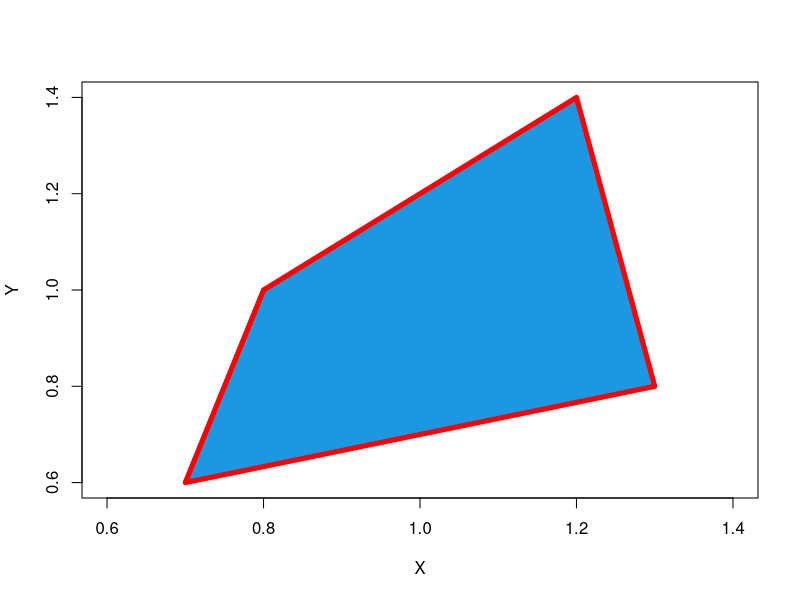
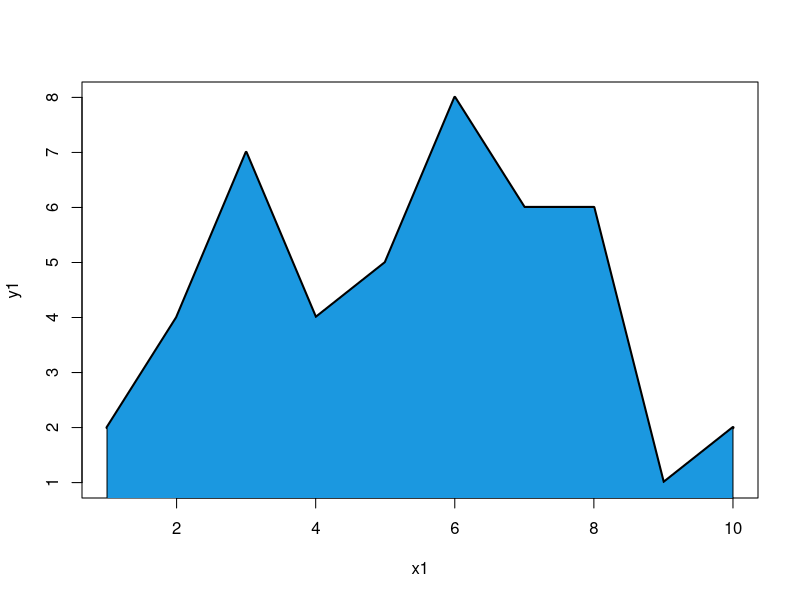

Reproduce these figures in R, in order.
plot(1, 1, col = "white", xlab = "X", ylab = "Y") 
polygon(x = c(0.7, 1.3, 1.2, 0.8),                           # X-Coordinates of polygon
        y = c(0.6, 0.8, 1.4, 1),                             # Y-Coordinates of polygon
        col = "#1b98e0",                                     # Color of polygon
        border = "red",                                      # Color of polygon border
        lwd = 5)                                             # Thickness of border

dev.off()
x1 <- 1:10                                                   # X values for frequency polygon
y1 <- c(2, 4, 7, 4, 5, 8, 6, 6, 1, 2)    
plot(x1, y1,                                                 # Plot frequency polygon
     type = "l",                                             # Set line type to line
     lwd = 3)  

polygon(c(1, x1, 10), c(0, y1, 0),                           # X-Y-Coordinates of polygon
        col = "#1b98e0") 


